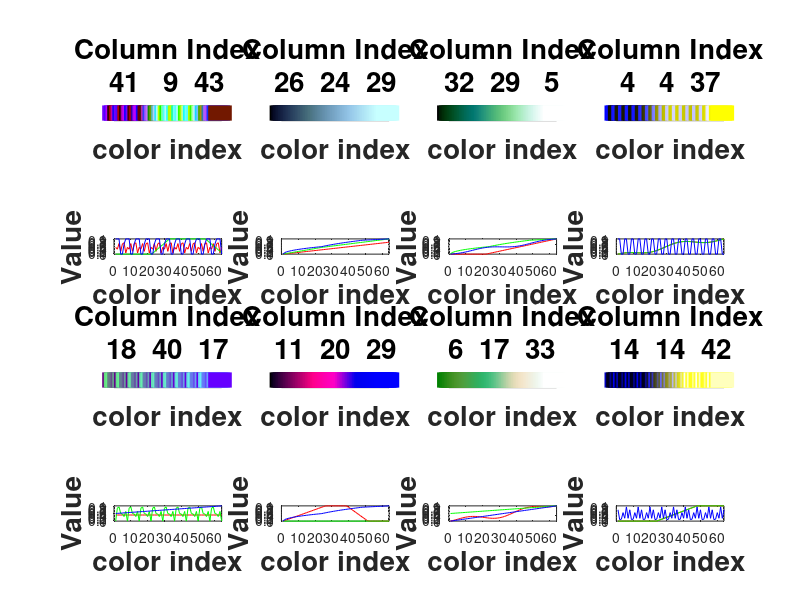

This chart was generated by the following MATLAB code:
clear all; close all; clc;
h=figure('Position',[1     21   1366    670], ...
'Name','Mapas en Colormap');
fs=20;

matrizCa=[jet cubehelix hsv rainbow hot cool ...
         spring summer autumn winter gray ...
         bone copper pink ocean colorcube ...  
         flag lines prism];
matrizC=[];
for i=1:size(matrizCa,2)
  unico=true;
  for j=i+1:size(matrizCa,2)
    if isequal(matrizCa(:,i),matrizCa(:,j)) 
      unico=false;
      break;
    endif
  endfor
  if unico
  matrizC=[matrizC matrizCa(:,i)];
  endif  
endfor
###############################################################         
## Show the colormap profile and as an image
ai=[randi([1 size(matrizC,2)]) randi([1 size(matrizC,2)]) randi([1 size(matrizC,2)])];
cmap=[matrizC(:,ai(1))  matrizC(:,ai(2)) matrizC(:,ai(3))];
subplot(4, 4, 1);
ml=size(cmap,1)-1;
hold on;
for i=0:1:ml
plot([i i],[0 1],'color',cmap(i+1,:),'linewidth',17)
endfor
set(gca,'YTick',0:0:1)
set(gca,'XTick',0:0:64)
axis([0 64 0 1])
hold off;
title({"Column Index",num2str(ai)},'fontsize',fs,'fontweight','bold')
xlabel("color index",'fontsize',fs,'fontweight','bold')
subplot(4, 4, 5);
rgbplot(cmap);
ylabel("Value",'fontsize',fs,'fontweight','bold')
xlabel("color index",'fontsize',fs,'fontweight','bold')
###############################################################         
## Show the colormap profile and as an image
ai=[randi([1 size(matrizC,2)]) randi([1 size(matrizC,2)]) randi([1 size(matrizC,2)])];
cmap=[matrizC(:,ai(1))  matrizC(:,ai(2)) matrizC(:,ai(3))];
subplot(4, 4, 2);
ml=size(cmap,1)-1;
hold on;
for i=0:1:ml
plot([i i],[0 1],'color',cmap(i+1,:),'linewidth',17)
endfor
set(gca,'YTick',0:0:1)
set(gca,'XTick',0:0:64)
axis([0 64 0 1])
hold off;
title({"Column Index",num2str(ai)},'fontsize',fs,'fontweight','bold')
xlabel("color index",'fontsize',fs,'fontweight','bold')
subplot(4, 4, 6);
rgbplot(cmap);
ylabel("Value",'fontsize',fs,'fontweight','bold')
xlabel("color index",'fontsize',fs,'fontweight','bold')
###############################################################         
## Show the colormap profile and as an image
ai=[randi([1 size(matrizC,2)]) randi([1 size(matrizC,2)]) randi([1 size(matrizC,2)])];
cmap=[matrizC(:,ai(1))  matrizC(:,ai(2)) matrizC(:,ai(3))];
subplot(4, 4, 3);
ml=size(cmap,1)-1;
hold on;
for i=0:1:ml
plot([i i],[0 1],'color',cmap(i+1,:),'linewidth',17)
endfor
set(gca,'YTick',0:0:1)
set(gca,'XTick',0:0:64)
axis([0 64 0 1])
hold off;
title({"Column Index",num2str(ai)},'fontsize',fs,'fontweight','bold')
xlabel("color index",'fontsize',fs,'fontweight','bold')
subplot(4, 4, 7);
rgbplot(cmap);
ylabel("Value",'fontsize',fs,'fontweight','bold')
xlabel("color index",'fontsize',fs,'fontweight','bold')     
###############################################################         
## Show the colormap profile and as an image
ai=[randi([1 size(matrizC,2)]) randi([1 size(matrizC,2)]) randi([1 size(matrizC,2)])];
cmap=[matrizC(:,ai(1))  matrizC(:,ai(2)) matrizC(:,ai(3))];
subplot(4, 4, 4);
ml=size(cmap,1)-1;
hold on;
for i=0:1:ml
plot([i i],[0 1],'color',cmap(i+1,:),'linewidth',17)
endfor
set(gca,'YTick',0:0:1)
set(gca,'XTick',0:0:64)
axis([0 64 0 1])
hold off;
title({"Column Index",num2str(ai)},'fontsize',fs,'fontweight','bold')
xlabel("color index",'fontsize',fs,'fontweight','bold')
subplot(4, 4, 8);
rgbplot(cmap);
ylabel("Value",'fontsize',fs,'fontweight','bold')
xlabel("color index",'fontsize',fs,'fontweight','bold')       
%%%%%%%%%%%%%%%%%%%%%%%%%%%%%%%%%%%%%%%%%%%%%%%%%%%%%%%%%%%%%%%%%
###############################################################         
## Show the colormap profile and as an image
ai=[randi([1 size(matrizC,2)]) randi([1 size(matrizC,2)]) randi([1 size(matrizC,2)])];
cmap=[matrizC(:,ai(1))  matrizC(:,ai(2)) matrizC(:,ai(3))];
subplot(4, 4, 9);
ml=size(cmap,1)-1;
hold on;
for i=0:1:ml
plot([i i],[0 1],'color',cmap(i+1,:),'linewidth',17)
endfor
set(gca,'YTick',0:0:1)
set(gca,'XTick',0:0:64)
axis([0 64 0 1])
hold off;
title({"Column Index",num2str(ai)},'fontsize',fs,'fontweight','bold')
xlabel("color index",'fontsize',fs,'fontweight','bold')
subplot(4, 4, 13);
rgbplot(cmap);
ylabel("Value",'fontsize',fs,'fontweight','bold')
xlabel("color index",'fontsize',fs,'fontweight','bold')
###############################################################         
## Show the colormap profile and as an image
ai=[randi([1 size(matrizC,2)]) randi([1 size(matrizC,2)]) randi([1 size(matrizC,2)])];
cmap=[matrizC(:,ai(1))  matrizC(:,ai(2)) matrizC(:,ai(3))];
subplot(4, 4, 10);
ml=size(cmap,1)-1;
hold on;
for i=0:1:ml
plot([i i],[0 1],'color',cmap(i+1,:),'linewidth',17)
endfor
set(gca,'YTick',0:0:1)
set(gca,'XTick',0:0:64)
axis([0 64 0 1])
hold off;
title({"Column Index",num2str(ai)},'fontsize',fs,'fontweight','bold')
xlabel("color index",'fontsize',fs,'fontweight','bold')
subplot(4, 4, 14);
rgbplot(cmap);
ylabel("Value",'fontsize',fs,'fontweight','bold')
xlabel("color index",'fontsize',fs,'fontweight','bold')
###############################################################         
## Show the colormap profile and as an image
ai=[randi([1 size(matrizC,2)]) randi([1 size(matrizC,2)]) randi([1 size(matrizC,2)])];
cmap=[matrizC(:,ai(1))  matrizC(:,ai(2)) matrizC(:,ai(3))];
subplot(4, 4, 11);
ml=size(cmap,1)-1;
hold on;
for i=0:1:ml
plot([i i],[0 1],'color',cmap(i+1,:),'linewidth',17)
endfor
set(gca,'YTick',0:0:1)
set(gca,'XTick',0:0:64)
axis([0 64 0 1])
hold off;
title({"Column Index",num2str(ai)},'fontsize',fs,'fontweight','bold')
xlabel("color index",'fontsize',fs,'fontweight','bold')
subplot(4, 4, 15);
rgbplot(cmap);
ylabel("Value",'fontsize',fs,'fontweight','bold')
xlabel("color index",'fontsize',fs,'fontweight','bold')     
###############################################################         
## Show the colormap profile and as an image
ai=[randi([1 size(matrizC,2)]) randi([1 size(matrizC,2)]) randi([1 size(matrizC,2)])];
cmap=[matrizC(:,ai(1))  matrizC(:,ai(2)) matrizC(:,ai(3))];
subplot(4, 4, 12);
ml=size(cmap,1)-1;
hold on;
for i=0:1:ml
plot([i i],[0 1],'color',cmap(i+1,:),'linewidth',17)
endfor
set(gca,'YTick',0:0:1)
set(gca,'XTick',0:0:64)
axis([0 64 0 1])
hold off;
title({"Column Index",num2str(ai)},'fontsize',fs,'fontweight','bold')
xlabel("color index",'fontsize',fs,'fontweight','bold')
subplot(4, 4, 16);
rgbplot(cmap);
ylabel("Value",'fontsize',fs,'fontweight','bold')
xlabel("color index",'fontsize',fs,'fontweight','bold')            
